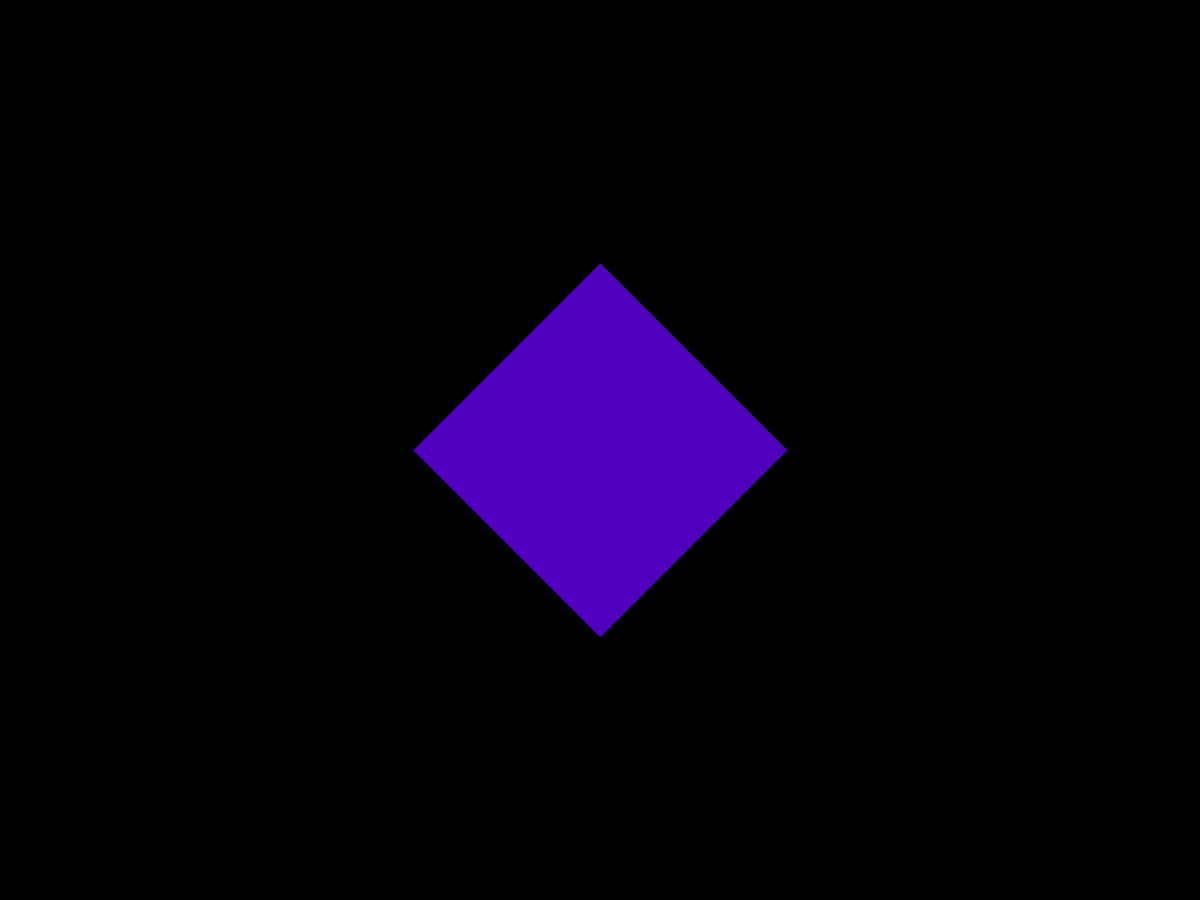
Frame 1 (no input)
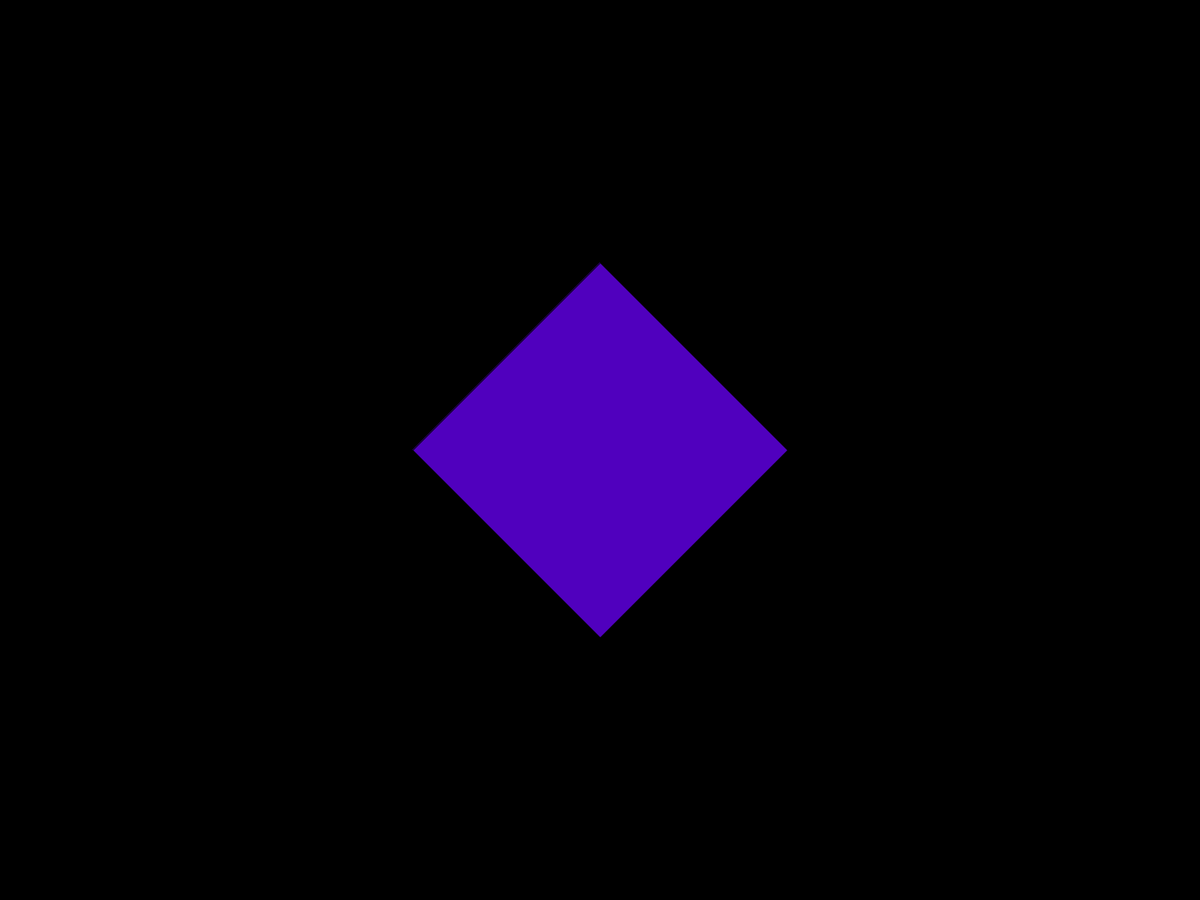
Frame 60 (the mouse pressed at the canvas centre just before this capture)
Frame 120 (the mouse held since frame 60 and released just before this capture): identical to frame 60, image omitted

The Processing sketch that drew these frames (run headless with seeded random() and noise(); from frame 60 on, the mouse is pressed at the canvas centre):

// Processing sketch: Diamond_Fractal
// ── Diamond_Fractal.pde
ArrayList<Square> sq;

void setup() {
  fullScreen();
  background(0);
  sq = new ArrayList<Square>();
  float siz = 500;
  PVector p = new PVector(width/2-siz/2,height/2-siz/2);
  sq.add(new Square(p,siz,true));
}

void draw() {
  for(Square s : sq) {
    s.display();  
  }
  if(round(random(500))==1) {
    background(0);
    generate();
  }
}

void generate() {
  ArrayList next = new ArrayList<Square>();
  float ns; 
  
  for(Square s : sq) {
    if(s.dia()) {
      ns=s.siz()/3;
      
      next.add(new Square(new PVector(    s.loc().x  +ns*2    ,s.loc().y  +ns        ),ns,false));
      next.add(new Square(new PVector(    s.loc().x         ,s.loc().y  +ns        ),ns,false));
      next.add(new Square(new PVector(    s.loc().x  +ns    ,s.loc().y             ),ns,false));
      next.add(new Square(new PVector(    s.loc().x  +ns       ,s.loc().y  +ns*2           ),ns,false));  
    }
    else {
      ns=s.siz()/2;
      
      next.add(new Square(new PVector(    s.loc().x  +ns    ,s.loc().y  +ns        ),ns,true));
      next.add(new Square(new PVector(    s.loc().x         ,s.loc().y  +ns        ),ns,true));
      next.add(new Square(new PVector(    s.loc().x  +ns    ,s.loc().y             ),ns,true));
      next.add(new Square(new PVector(    s.loc().x         ,s.loc().y             ),ns,true));  
    }
  }
  sq=next;
}

class Square {
  PVector loc;
  float size;
  boolean diamond;
  
  Square(PVector pos, float s, boolean dia) {
    loc=pos;
    size=s;
    diamond=dia;
  }
  
  void display() {
    fill(80,0,190);
    if(diamond) {
      quad(loc.x+size/2,loc.y,loc.x+size,loc.y+size/2,loc.x+size/2,loc.y+size,loc.x,loc.y+size/2);
    }
    else {
      rect(loc.x,loc.y,size,size);  
    }
  }
  
  PVector loc() {
    return loc;    
  }
  boolean dia() {
    return diamond;
  }
  float siz() {
    return size;    
  }
}
